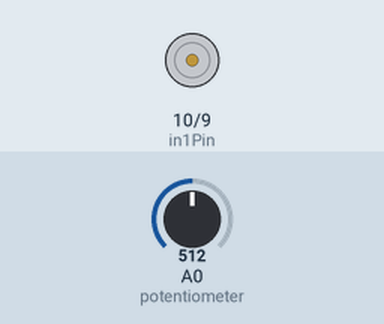
The sketch below on a simulated Arduino Uno, built with avr-gcc and run on an emulated ATmega328P. Parts: motor-driver pin pairs drawn as motors (green arrow = first pin HIGH = forward, orange = second pin HIGH = backward, longer = more drive, scaled by the enable pin). The test bench sets the inputs (shaded band); at power-on: A0 (potentiometer) = 512.

Above: at 1.2 s.
1.3 s: A0 (potentiometer) set to 513
2.8 s: A0 (potentiometer) set to 716
At 4.0 s:
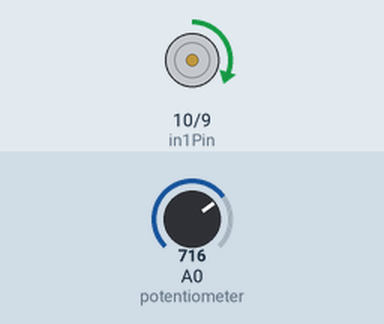
4.3 s: A0 (potentiometer) set to 900
At 5.3 s:
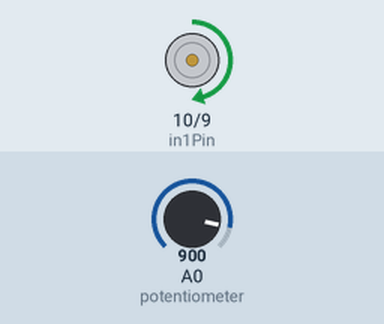
5.8 s: A0 (potentiometer) set to 1023
At 6.5 s:
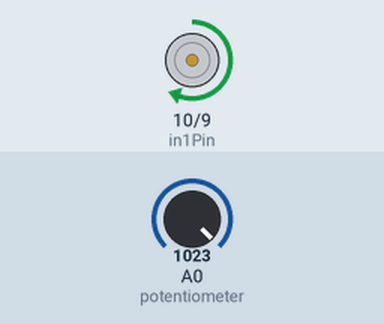
7.3 s: A0 (potentiometer) set to 502
At 7.6 s:
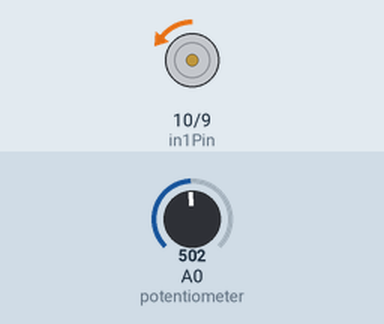
Timing chart, 0 to 9.8 s (numbered marks = the images above; inputs shaded):
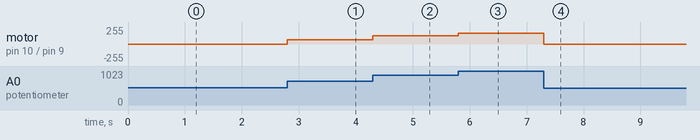

Measured:
- after the input at 2.8 s, motor on pin 10 (in1Pin) / pin 9 (in2Pin): stopped → forward 63/255 at once
- after the input at 4.3 s, motor on pin 10 (in1Pin) / pin 9 (in2Pin): forward 63/255 → forward 121/255 at once
- after the input at 5.8 s, motor on pin 10 (in1Pin) / pin 9 (in2Pin): forward 121/255 → forward 159/255 at once
- after the input at 7.3 s, motor on pin 10 (in1Pin) / pin 9 (in2Pin): forward 159/255 → backward 3/255 at once

The sketch:

Control_motor_dc.ino
```cpp
int in1Pin = 10; // Define L293D channel 1 pin
int in2Pin = 9; // Define L293D channel 2 pin
int enable1Pin = 11; // Define L293D enable 1 pin
boolean rotationDir; // Define a variable to save the motor's rotation direction, true and false are represented by positive rotation and reverse rotation.
int rotationSpeed; // Define a variable to save the motor rotation speed
void setup() {
 // Initialize the pin into an output mode:
 pinMode(in1Pin, OUTPUT);
 pinMode(in2Pin, OUTPUT);
 pinMode(enable1Pin, OUTPUT);
}
void loop() {
 int potenVal = analogRead(A0); // Convert the voltage of rotary potentiometer into digital
 // Compare the number with value 512, if more than 512, clockwise rotates, otherwise, counter clockwise rotates
 rotationSpeed = potenVal - 512;
 if (potenVal > 512)
 rotationDir = true;
 else
 rotationDir = false;
 // Calculate the motor speed, the far number of deviation from the middle value 512, the faster the control speed will be
 rotationSpeed = abs(potenVal - 512);
 // Control the steering and speed of the motor
 driveMotor(rotationDir,map(rotationSpeed, 0, 512, 0, 160 ));
}
void driveMotor(boolean dir, int spd) {
 // Control motor rotation direction
 if (rotationDir) {
 digitalWrite(in1Pin, HIGH);
 digitalWrite(in2Pin, LOW);
 }
 else {
 digitalWrite(in1Pin, LOW);
 digitalWrite(in2Pin, HIGH);
 }
 // Control motor rotation speed
 analogWrite(enable1Pin, constrain(spd, 0, 255));
}
```
